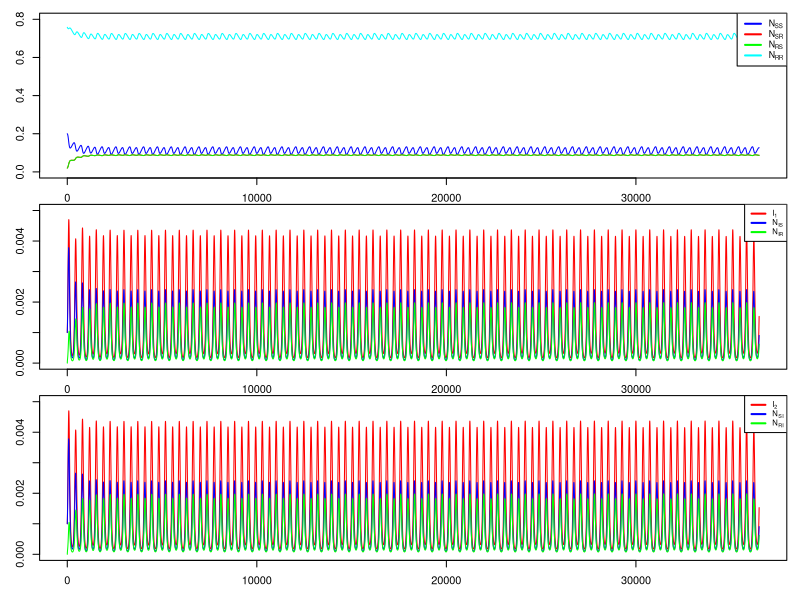
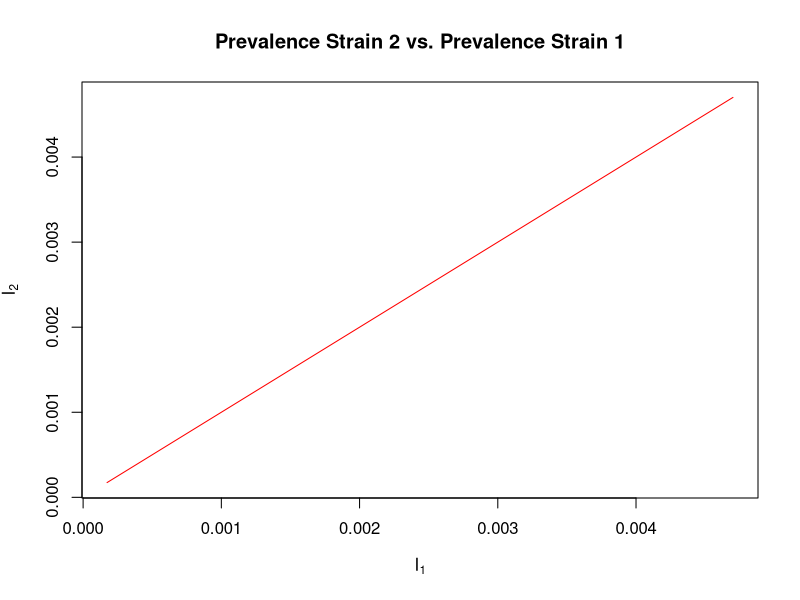

Here is the R script that generated these plots, in order:
####### Two Strains with Competition ############################################################
## Two-strain model with optional sinusoidal forcing
## Implemented with deSolve (lsoda) in R
## August 2015
## Authors: Igor Vasiljevic and Sarah Cobey, 
## with R implementation by Sylvia Ranjeva 
##################################################################################################

# load package to solve ODEs from R
require(deSolve)

## Function to output system of ODE's at each time point #########################################
diff_eqs <- function(t,y,p){
  beta = p[[1]]
  gamma = p[[2]]
  mu = p[[3]]
  alpha = p[[4]]
  epsilon = p[[5]]
  omega = p[[6]]
  forcing = p[[7]]
  
  if(forcing == 1){
      force = 1 + epsilon*cos(omega*t) # seasonal forcing
  }
  if(forcing == 0){
      force = 1 # no forcing
  }
 
  N = y
  
  with(as.list(p),{
    NSS = N[1]
    NIS = N[2]
    NRS = N[3]
    NSI = N[4]
    NRI = N[5]
    NSR = N[6]
    NIR = N[7]
    I1 = NIS + NIR
    I2 = NSI + NRI
    
    #adjust transmission rate according to forcing
    beta = beta*force
    
    #differential equations
    dNSS.dt = mu - NSS*(beta[1]*I1 + beta[2]*I2) - mu*NSS
    dNIS.dt = NSS*(beta[1]*I1) - gamma[1]*NIS - mu*NIS
    dNRS.dt = gamma[1]*NIS - alpha[2]*beta[2]*I2*NRS - mu*NRS
    dNSI.dt = beta[2]*NSS*I2 - gamma[2]*NSI - mu*NSI
    dNRI.dt = alpha[2]*beta[2]*I2*NRS - gamma[2]*NRI - mu*NRI
    dNSR.dt = gamma[2]*NSI - alpha[1]*beta[1]*I1*NSR - mu*NSR
    dNIR.dt = alpha[1]*beta[1]*I1*NSR - gamma[1]*NIR - mu*NIR
    return(list(c(dNSS.dt,dNIS.dt,dNRS.dt, dNSI.dt, dNRI.dt, dNSR.dt, dNIR.dt)))
  })
}

#### Run the simulation ##############################################################################
# specify initial conditions
NSS = 0.2
NIS = 1e-3
NRS = 0.02
NRI = 0.0
NSI = 1e-3
NSR = 0.02
NIR = 0.0

# specify model parameters
beta = c(5,5)/7
gamma = c(1,1)/7
mu = 1/(10*365)
alpha = c(1,1)
epsilon = .1
omega = 2*(pi/365)
# optional observation noise
obs_sd = 0

# turn on/off forcing
forcing = 1

#specify simulation times
t_start = 0
t_end = 100*365
delta_t = .1

#parameters
params = list(beta = beta,
gamma = gamma,
mu = mu,
alpha = alpha,
epsilon = epsilon,
omega = omega,
forcing = forcing)

#time sequence
t = seq(from=t_start,to=t_end,by=delta_t)

#initial conditions
N = c(NSS, NIS, NRS, NSI, NRI, NSR, NIR)

#simulate #####################################################
out = ode(y=N,times=t,func=diff_eqs,parms=params)

time = out[,1]
I1 = out[,3] + out[,8]
I2 = out[,5] + out[,6]

# add optional observation noise
if(obs_sd > 0){
  errors <- rnorm(length(I1), mean = 1, sd = obs_sd)
  I1 <- I1*errors
  I2 <- I2*errors
}

NSS = out[,2]
NIS = out[,3]
NRS = out[,4]
NSI = out[,5]
NRI = out[,6]
NSR = out[,7]
NIR = out[,8]
NRR = 1-rowSums(out[,2:8],)

output <- data.frame(time = time,
                     NSS = NSS,
                     NIS = NIS,
                     NRS = NRS,
                     NSI = NSI,
                     NRI = NRI,
                     NSR = NSR,
                     NIR = NIR,
                     NRR = NRR,
                     I1 = I1,
                     I2 = I2)

# Plotting #############################################################

## plot time-series #####################################################
filename = "time_series.pdf"
pdf(filename)

# plotting parameters
par(mfrow = c(3, 1),     # 3x1 layout
    oma = c(2, 2, 0, 0), # two rows of text at the outer left and bottom margin
    mar = c(1, 1, 1, 1), # space for one row of text at ticks and to separate plots
    mgp = c(2, 1, 0),    # axis label at 2 rows distance, tick labels at 1 row
    xpd = FALSE)            # allow content to protrude into outer margin (and beyond)

plot(time,NSS,ylim=c(0,.8),type="l", col = "blue", lwd=1,xlab = "", ylab="Fraction Uninfected", cex = 2)
  lines(time, NSR, col="red")
  lines(time, NRS, col = "green")
  lines(time, NRR, col = "cyan")
  legend('topright', legend = c(expression('N'["SS"]), expression('N'["SR"]), expression('N'["RS"]),expression('N'["RR"]) ), lwd = 2, col = c("blue","red","green", "cyan"), cex = .8 )
plot(time, I1, ylim = c(0,.005), type = 'l', col = "red", lwd =1 ,xlab = "", ylab= "Prevalence Strain 1")
  lines(time, NIS, col = "blue")
  lines(time, NIR, col = "green")
  legend('topright', legend = c(expression('I'[1]), expression('N'["IS"]), expression('N'["IR"])) , lwd = 2, col = c("red","blue","green") , cex = .7)
plot(time, I2, ylim = c(0,.005), type = 'l', col = "red", lwd =1 , xlab = "Time", ylab= "Prevalence Strain 2")
  lines(time, NSI, col = "blue")
  lines(time, NRI, col = "green")
  legend('topright', legend = c(expression('I'[2]), expression('N'["SI"]), expression('N'["RI"])) , lwd = 2, col = c("red","blue","green"), cex = .7 )
dev.off()

## plot I1 vs I2 #####################################################
filename = "I1_vs_I2.pdf"
pdf(filename)
par(mfrow=c(1,1))
plot(I1, I2, type = 'l', col = "red", lwd =1 , xlab = expression('I'[1]), ylab= expression('I'[2]), main = "Prevalence Strain 2 vs. Prevalence Strain 1")
dev.off()
